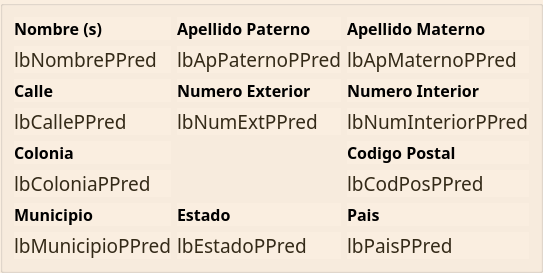
                   <widget class="QgsCollapsibleGroupBox" name="mGroupBox_7">
                    <property name="maximumSize">
                     <size>
                      <width>900</width>
                      <height>16777215</height>
                     </size>
                    </property>
                    <property name="font">
                     <font>
                      <family>Century Gothic</family>
                      <pointsize>12</pointsize>
                      <weight>75</weight>
                      <bold>true</bold>
                     </font>
                    </property>
                    <property name="styleSheet">
                     <string notr="true">QgsCollapsibleGroupBoxBasic::title, QgsCollapsibleGroupBox::title {  subcontrol-origin: margin;  subcontrol-position: top left;  margin-left: 20px;  margin-right: 5px;  left: 0px;  top: 2px;}
QGroupBox, QLabel{
background : rgb(250,238,224);
}QgsCollapsibleGroupBoxBasic::title, QgsCollapsibleGroupBox::title {  subcontrol-origin: margin;  subcontrol-position: top left;  margin-left: 20px;  margin-right: 5px;  left: 0px;  top: 1px;}QgsCollapsibleGroupBoxBasic::title, QgsCollapsibleGroupBox::title {  subcontrol-origin: margin;  subcontrol-position: top left;  margin-left: 20px;  margin-right: 5px;  left: 0px;  top: 1px;}QgsCollapsibleGroupBoxBasic::title, QgsCollapsibleGroupBox::title {  subcontrol-origin: margin;  subcontrol-position: top left;  margin-left: 20px;  margin-right: 5px;  left: 0px;  top: 1px;}QgsCollapsibleGroupBoxBasic::title, QgsCollapsibleGroupBox::title {  subcontrol-origin: margin;  subcontrol-position: top left;  margin-left: 20px;  margin-right: 5px;  left: 0px;  top: 1px;}QgsCollapsibleGroupBoxBasic::title, QgsCollapsibleGroupBox::title {  subcontrol-origin: margin;  subcontrol-position: top left;  margin-left: 20px;  margin-right: 5px;  left: 0px;  top: 1px;}QgsCollapsibleGroupBoxBasic::title, QgsCollapsibleGroupBox::title {  subcontrol-origin: margin;  subcontrol-position: top left;  margin-left: 20px;  margin-right: 5px;  left: 0px;  top: 1px;}QgsCollapsibleGroupBoxBasic::title, QgsCollapsibleGroupBox::title {  subcontrol-origin: margin;  subcontrol-position: top left;  margin-left: 20px;  margin-right: 5px;  left: 0px;  top: 1px;}QgsCollapsibleGroupBoxBasic::title, QgsCollapsibleGroupBox::title {  subcontrol-origin: margin;  subcontrol-position: top left;  margin-left: 20px;  margin-right: 5px;  left: 0px;  top: 1px;}QgsCollapsibleGroupBoxBasic::title, QgsCollapsibleGroupBox::title {  subcontrol-origin: margin;  subcontrol-position: top left;  margin-left: 20px;  margin-right: 5px;  left: 0px;  top: 1px;}QgsCollapsibleGroupBoxBasic::title, QgsCollapsibleGroupBox::title {  subcontrol-origin: margin;  subcontrol-position: top left;  margin-left: 20px;  margin-right: 5px;  left: 0px;  top: 1px;}QgsCollapsibleGroupBoxBasic::title, QgsCollapsibleGroupBox::title {  subcontrol-origin: margin;  subcontrol-position: top left;  margin-left: 20px;  margin-right: 5px;  left: 0px;  top: 1px;}QgsCollapsibleGroupBoxBasic::title, QgsCollapsibleGroupBox::title {  subcontrol-origin: margin;  subcontrol-position: top left;  margin-left: 20px;  margin-right: 5px;  left: 0px;  top: 1px;}QgsCollapsibleGroupBoxBasic::title, QgsCollapsibleGroupBox::title {  subcontrol-origin: margin;  subcontrol-position: top left;  margin-left: 20px;  margin-right: 5px;  left: 0px;  top: 1px;}QgsCollapsibleGroupBoxBasic::title, QgsCollapsibleGroupBox::title {  subcontrol-origin: margin;  subcontrol-position: top left;  margin-left: 20px;  margin-right: 5px;  left: 0px;  top: 1px;}QgsCollapsibleGroupBoxBasic::title, QgsCollapsibleGroupBox::title {  subcontrol-origin: margin;  subcontrol-position: top left;  margin-left: 20px;  margin-right: 5px;  left: 0px;  top: 1px;}QgsCollapsibleGroupBoxBasic::title, QgsCollapsibleGroupBox::title {  subcontrol-origin: margin;  subcontrol-position: top left;  margin-left: 20px;  margin-right: 5px;  left: 0px;  top: 1px;}QgsCollapsibleGroupBoxBasic::title, QgsCollapsibleGroupBox::title {  subcontrol-origin: margin;  subcontrol-position: top left;  margin-left: 20px;  margin-right: 5px;  left: 0px;  top: 1px;}QgsCollapsibleGroupBoxBasic::title, QgsCollapsibleGroupBox::title {  subcontrol-origin: margin;  subcontrol-position: top left;  margin-left: 20px;  margin-right: 5px;  left: 0px;  top: 1px;}QgsCollapsibleGroupBoxBasic::title, QgsCollapsibleGroupBox::title {  subcontrol-origin: margin;  subcontrol-position: top left;  margin-left: 20px;  margin-right: 5px;  left: 0px;  top: 1px;}QgsCollapsibleGroupBoxBasic::title, QgsCollapsibleGroupBox::title {  subcontrol-origin: margin;  subcontrol-position: top left;  margin-left: 20px;  margin-right: 5px;  left: 0px;  top: 1px;}</string>
                    </property>
                    <property name="title">
                     <string/>
                    </property>
                    <layout class="QGridLayout" name="gridLayout_34">
                     <item row="3" column="0">
                      <widget class="QLabel" name="lbCallePPred">
                       <property name="maximumSize">
                        <size>
                         <width>360</width>
                         <height>120</height>
                        </size>
                       </property>
                       <property name="font">
                        <font>
                         <family>Century Gothic</family>
                         <pointsize>14</pointsize>
                         <weight>50</weight>
                         <bold>false</bold>
                        </font>
                       </property>
                       <property name="styleSheet">
                        <string notr="true">color : rgb(52, 42, 24 )</string>
                       </property>
                       <property name="text">
                        <string>lbCallePPred</string>
                       </property>
                      </widget>
                     </item>
                     <item row="1" column="0">
                      <widget class="QLabel" name="lbNombrePPred">
                       <property name="maximumSize">
                        <size>
                         <width>360</width>
                         <height>120</height>
                        </size>
                       </property>
                       <property name="font">
                        <font>
                         <family>Century Gothic</family>
                         <pointsize>14</pointsize>
                         <weight>50</weight>
                         <bold>false</bold>
                        </font>
                       </property>
                       <property name="styleSheet">
                        <string notr="true">color : rgb(52, 42, 24 )</string>
                       </property>
                       <property name="text">
                        <string>lbNombrePPred</string>
                       </property>
                      </widget>
                     </item>
                     <item row="0" column="2">
                      <widget class="QLabel" name="label_180">
                       <property name="maximumSize">
                        <size>
                         <width>240</width>
                         <height>16777215</height>
                        </size>
                       </property>
                       <property name="font">
                        <font>
                         <family>Century Gothic</family>
                         <pointsize>12</pointsize>
                         <weight>75</weight>
                         <bold>true</bold>
                        </font>
                       </property>
                       <property name="text">
                        <string>Apellido Materno</string>
                       </property>
                      </widget>
                     </item>
                     <item row="6" column="0">
                      <widget class="QLabel" name="label_16">
                       <property name="font">
                        <font>
                         <family>Century Gothic</family>
                         <pointsize>12</pointsize>
                         <weight>75</weight>
                         <bold>true</bold>
                        </font>
                       </property>
                       <property name="text">
                        <string>Municipio</string>
                       </property>
                      </widget>
                     </item>
                     <item row="1" column="2">
                      <widget class="QLabel" name="lbApMaternoPPred">
                       <property name="maximumSize">
                        <size>
                         <width>240</width>
                         <height>16777215</height>
                        </size>
                       </property>
                       <property name="font">
                        <font>
                         <family>Century Gothic</family>
                         <pointsize>14</pointsize>
                         <weight>50</weight>
                         <bold>false</bold>
                        </font>
                       </property>
                       <property name="styleSheet">
                        <string notr="true">color : rgb(52, 42, 24 )</string>
                       </property>
                       <property name="text">
                        <string>lbApMaternoPPred</string>
                       </property>
                      </widget>
                     </item>
                     <item row="2" column="1">
                      <widget class="QLabel" name="label_175">
                       <property name="font">
                        <font>
                         <family>Century Gothic</family>
                         <pointsize>12</pointsize>
                         <weight>75</weight>
                         <bold>true</bold>
                        </font>
                       </property>
                       <property name="text">
                        <string>Numero Exterior</string>
                       </property>
                      </widget>
                     </item>
                     <item row="3" column="1">
                      <widget class="QLabel" name="lbNumExtPPred">
                       <property name="font">
                        <font>
                         <family>Century Gothic</family>
                         <pointsize>14</pointsize>
                         <weight>50</weight>
                         <bold>false</bold>
                        </font>
                       </property>
                       <property name="styleSheet">
                        <string notr="true">color : rgb(52, 42, 24 )</string>
                       </property>
                       <property name="text">
                        <string>lbNumExtPPred</string>
                       </property>
                      </widget>
                     </item>
                     <item row="0" column="1">
                      <widget class="QLabel" name="label_181">
                       <property name="font">
                        <font>
                         <family>Century Gothic</family>
                         <pointsize>12</pointsize>
                         <weight>75</weight>
                         <bold>true</bold>
                        </font>
                       </property>
                       <property name="text">
                        <string>Apellido Paterno</string>
                       </property>
                      </widget>
                     </item>
                     <item row="1" column="1">
                      <widget class="QLabel" name="lbApPaternoPPred">
                       <property name="font">
                        <font>
                         <family>Century Gothic</family>
                         <pointsize>14</pointsize>
                         <weight>50</weight>
                         <bold>false</bold>
                        </font>
                       </property>
                       <property name="styleSheet">
                        <string notr="true">color : rgb(52, 42, 24 )</string>
                       </property>
                       <property name="text">
                        <string>lbApPaternoPPred</string>
                       </property>
                      </widget>
                     </item>
                     <item row="5" column="0">
                      <widget class="QLabel" name="lbColoniaPPred">
                       <property name="maximumSize">
                        <size>
                         <width>360</width>
                         <height>16777215</height>
                        </size>
                       </property>
                       <property name="font">
                        <font>
                         <family>Century Gothic</family>
                         <pointsize>14</pointsize>
                         <weight>50</weight>
                         <bold>false</bold>
                        </font>
                       </property>
                       <property name="styleSheet">
                        <string notr="true">color : rgb(52, 42, 24 )</string>
                       </property>
                       <property name="text">
                        <string>lbColoniaPPred</string>
                       </property>
                      </widget>
                     </item>
                     <item row="2" column="0">
                      <widget class="QLabel" name="label_166">
                       <property name="maximumSize">
                        <size>
                         <width>360</width>
                         <height>16777215</height>
                        </size>
                       </property>
                       <property name="font">
                        <font>
                         <family>Century Gothic</family>
                         <pointsize>12</pointsize>
                         <weight>75</weight>
                         <bold>true</bold>
                        </font>
                       </property>
                       <property name="text">
                        <string>Calle</string>
                       </property>
                      </widget>
                     </item>
                     <item row="4" column="0">
                      <widget class="QLabel" name="label_182">
                       <property name="maximumSize">
                        <size>
                         <width>360</width>
                         <height>16777215</height>
                        </size>
                       </property>
                       <property name="font">
                        <font>
                         <family>Century Gothic</family>
                         <pointsize>12</pointsize>
                         <weight>75</weight>
                         <bold>true</bold>
                        </font>
                       </property>
                       <property name="text">
                        <string>Colonia</string>
                       </property>
                      </widget>
                     </item>
                     <item row="0" column="0">
                      <widget class="QLabel" name="label_164">
                       <property name="maximumSize">
                        <size>
                         <width>360</width>
                         <height>16777215</height>
                        </size>
                       </property>
                       <property name="font">
                        <font>
                         <family>Century Gothic</family>
                         <pointsize>12</pointsize>
                         <weight>75</weight>
                         <bold>true</bold>
                        </font>
                       </property>
                       <property name="text">
                        <string>Nombre (s)</string>
                       </property>
                      </widget>
                     </item>
                     <item row="7" column="0">
                      <widget class="QLabel" name="lbMunicipioPPred">
                       <property name="font">
                        <font>
                         <family>Century Gothic</family>
                         <pointsize>14</pointsize>
                         <weight>50</weight>
                         <bold>false</bold>
                        </font>
                       </property>
                       <property name="styleSheet">
                        <string notr="true">color : rgb(52, 42, 24 )</string>
                       </property>
                       <property name="text">
                        <string>lbMunicipioPPred</string>
                       </property>
                      </widget>
                     </item>
                     <item row="7" column="1">
                      <widget class="QLabel" name="lbEstadoPPred">
                       <property name="font">
                        <font>
                         <family>Century Gothic</family>
                         <pointsize>14</pointsize>
                         <weight>50</weight>
                         <bold>false</bold>
                        </font>
                       </property>
                       <property name="styleSheet">
                        <string notr="true">color : rgb(52, 42, 24 )</string>
                       </property>
                       <property name="text">
                        <string>lbEstadoPPred</string>
                       </property>
                      </widget>
                     </item>
                     <item row="6" column="1">
                      <widget class="QLabel" name="label_171">
                       <property name="font">
                        <font>
                         <family>Century Gothic</family>
                         <pointsize>12</pointsize>
                         <weight>75</weight>
                         <bold>true</bold>
                        </font>
                       </property>
                       <property name="text">
                        <string>Estado</string>
                       </property>
                      </widget>
                     </item>
                     <item row="2" column="2">
                      <widget class="QLabel" name="label_67">
                       <property name="font">
                        <font>
                         <family>Century Gothic</family>
                         <pointsize>12</pointsize>
                         <weight>75</weight>
                         <bold>true</bold>
                        </font>
                       </property>
                       <property name="text">
                        <string>Numero Interior</string>
                       </property>
                      </widget>
                     </item>
                     <item row="3" column="2">
                      <widget class="QLabel" name="lbNumInteriorPPred">
                       <property name="font">
                        <font>
                         <family>Century Gothic</family>
                         <pointsize>14</pointsize>
                         <weight>50</weight>
                         <bold>false</bold>
                        </font>
                       </property>
                       <property name="styleSheet">
                        <string notr="true">color : rgb(52, 42, 24 )</string>
                       </property>
                       <property name="text">
                        <string>lbNumInteriorPPred</string>
                       </property>
                      </widget>
                     </item>
                     <item row="4" column="2">
                      <widget class="QLabel" name="label_106">
                       <property name="font">
                        <font>
                         <family>Century Gothic</family>
                         <pointsize>12</pointsize>
                         <weight>75</weight>
                         <bold>true</bold>
                        </font>
                       </property>
                       <property name="text">
                        <string>Codigo Postal</string>
                       </property>
                      </widget>
                     </item>
                     <item row="5" column="2">
                      <widget class="QLabel" name="lbCodPosPPred">
                       <property name="font">
                        <font>
                         <family>Century Gothic</family>
                         <pointsize>14</pointsize>
                         <weight>50</weight>
                         <bold>false</bold>
                        </font>
                       </property>
                       <property name="styleSheet">
                        <string notr="true">color : rgb(52, 42, 24 )</string>
                       </property>
                       <property name="text">
                        <string>lbCodPosPPred</string>
                       </property>
                      </widget>
                     </item>
                     <item row="6" column="2">
                      <widget class="QLabel" name="label_113">
                       <property name="font">
                        <font>
                         <family>Century Gothic</family>
                         <pointsize>12</pointsize>
                         <weight>75</weight>
                         <bold>true</bold>
                        </font>
                       </property>
                       <property name="text">
                        <string>Pais</string>
                       </property>
                      </widget>
                     </item>
                     <item row="7" column="2">
                      <widget class="QLabel" name="lbPaisPPred">
                       <property name="font">
                        <font>
                         <family>Century Gothic</family>
                         <pointsize>14</pointsize>
                         <weight>50</weight>
                         <bold>false</bold>
                        </font>
                       </property>
                       <property name="styleSheet">
                        <string notr="true">color : rgb(52, 42, 24 )</string>
                       </property>
                       <property name="text">
                        <string>lbPaisPPred</string>
                       </property>
                      </widget>
                     </item>
                    </layout>
                   </widget>
